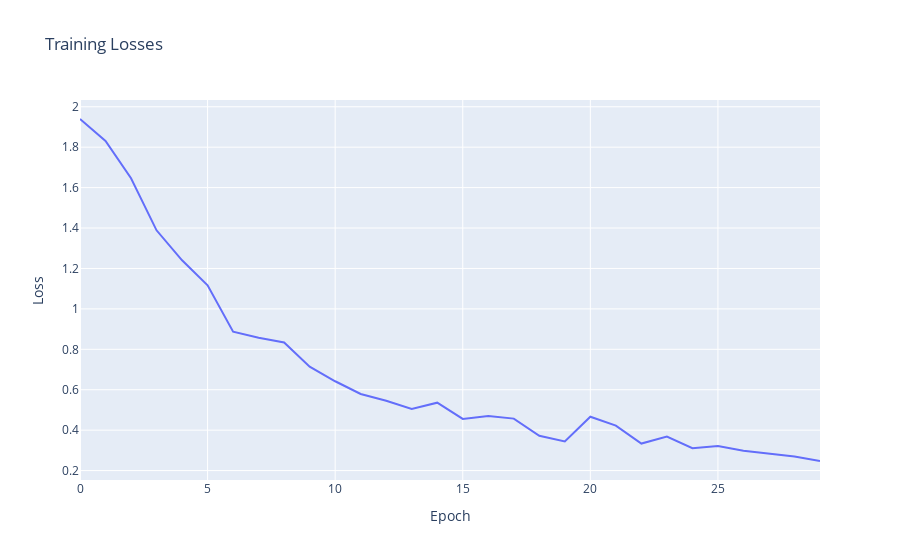

The code cell stored with this chart in its notebook:
### Code cell
fig = go.Figure()
# for i in range(100):
#     losses = client_training_losses[i][:100]
#     fig.add_trace(go.Scatter(x=np.arange(len(losses)), y=losses,
#                     mode='lines+markers',
#                     name=f'client{i}'))

fig.add_trace(go.Scatter(x=np.arange(len(avg_training_losses)), y=avg_training_losses,
                    mode='lines',
                    name=f'Training Loss'))

fig.update_layout(title='Training Losses',
                   xaxis_title='Epoch',
                   yaxis_title='Loss')
fig.show()

### Figure 1 — Plotly figure (JSON) as saved in the notebook; plotly's stock layout.template omitted (floating-point values rounded to 4 significant figures)
{"data": [{"mode": "lines", "name": "Training Loss", "type": "scatter", "x": [0, 1, 2, 3, 4, 5, 6, 7, 8, 9, 10, 11, 12, 13, 14, 15, 16, 17, 18, 19, 20, 21, 22, 23, 24, 25, 26, 27, 28, 29], "y": [1.939, 1.831, 1.646, 1.389, 1.24, 1.117, 0.8874, 0.8569, 0.8337, 0.7142, 0.6419, 0.579, 0.5455, 0.5051, 0.5359, 0.4554, 0.4697, 0.4571, 0.3718, 0.3437, 0.4666, 0.4226, 0.3337, 0.3686, 0.3104, 0.3215, 0.298, 0.2845, 0.2693, 0.2474]}], "layout": {"title": {"text": "Training Losses"}, "xaxis": {"title": {"text": "Epoch"}}, "yaxis": {"title": {"text": "Loss"}}}}
